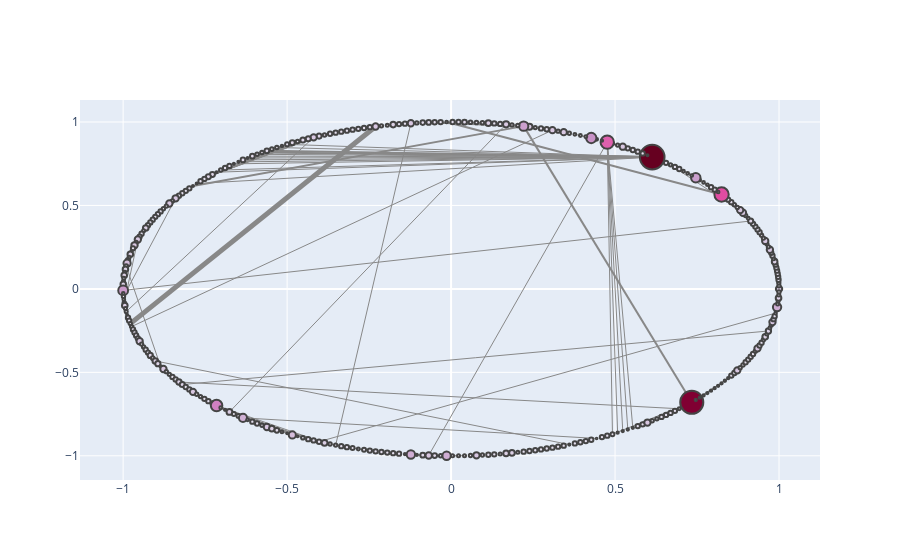

Write notebook code for a chart like this one.
### Code cell
#PageRank Centrality
applyLayout(googleGraphCircular, nx.circular_layout)
configure_plotly_browser_state()
plotNetworkwithPageRank(googleGraphCircular)
